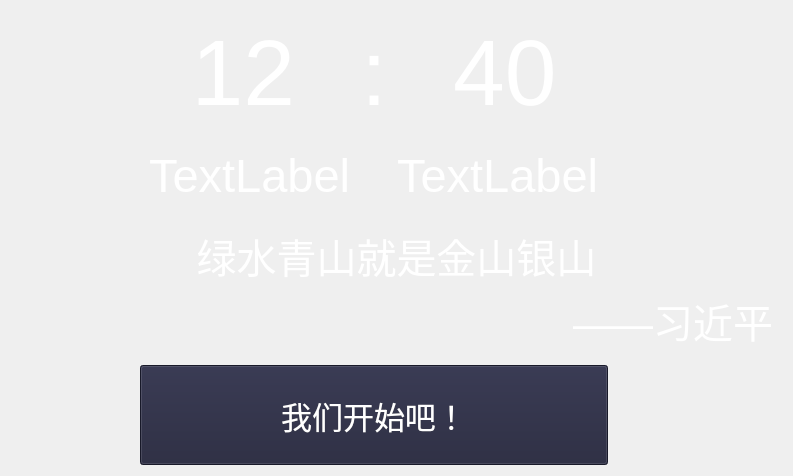
     <widget class="QWidget" name="page_main">
      <property name="styleSheet">
       <string notr="true">#page_main{
		
	background-image: url(:/image/hand.jpg);
}
</string>
      </property>
      <layout class="QGridLayout" name="gridLayout_10">
       <item row="0" column="1">
        <widget class="QWidget" name="widget_9" native="true">
         <layout class="QHBoxLayout" name="horizontalLayout">
          <item>
           <widget class="QLabel" name="lb_hour">
            <property name="font">
             <font>
              <pointsize>70</pointsize>
             </font>
            </property>
            <property name="styleSheet">
             <string notr="true">color: rgb(255, 255, 255);</string>
            </property>
            <property name="text">
             <string>12</string>
            </property>
            <property name="alignment">
             <set>Qt::AlignRight|Qt::AlignTrailing|Qt::AlignVCenter</set>
            </property>
           </widget>
          </item>
          <item>
           <widget class="QLabel" name="lb_betw">
            <property name="font">
             <font>
              <pointsize>70</pointsize>
             </font>
            </property>
            <property name="styleSheet">
             <string notr="true">color: rgb(255, 255, 255);</string>
            </property>
            <property name="text">
             <string>:</string>
            </property>
            <property name="alignment">
             <set>Qt::AlignCenter</set>
            </property>
           </widget>
          </item>
          <item>
           <widget class="QLabel" name="lb_min">
            <property name="font">
             <font>
              <pointsize>70</pointsize>
             </font>
            </property>
            <property name="styleSheet">
             <string notr="true">color: rgb(255, 255, 255);</string>
            </property>
            <property name="text">
             <string>40</string>
            </property>
           </widget>
          </item>
         </layout>
        </widget>
       </item>
       <item row="1" column="0">
        <spacer name="horizontalSpacer_3">
         <property name="orientation">
          <enum>Qt::Horizontal</enum>
         </property>
         <property name="sizeHint" stdset="0">
          <size>
           <width>123</width>
           <height>20</height>
          </size>
         </property>
        </spacer>
       </item>
       <item row="1" column="1">
        <widget class="QWidget" name="widget_10" native="true">
         <layout class="QHBoxLayout" name="horizontalLayout_2">
          <item>
           <widget class="QLabel" name="lb_date">
            <property name="font">
             <font>
              <pointsize>35</pointsize>
             </font>
            </property>
            <property name="styleSheet">
             <string notr="true">color: rgb(255, 255, 255);</string>
            </property>
            <property name="text">
             <string>TextLabel</string>
            </property>
           </widget>
          </item>
          <item>
           <spacer name="horizontalSpacer_2">
            <property name="orientation">
             <enum>Qt::Horizontal</enum>
            </property>
            <property name="sizeHint" stdset="0">
             <size>
              <width>40</width>
              <height>20</height>
             </size>
            </property>
           </spacer>
          </item>
          <item>
           <widget class="QLabel" name="lb_week">
            <property name="font">
             <font>
              <pointsize>35</pointsize>
             </font>
            </property>
            <property name="styleSheet">
             <string notr="true">color: rgb(255, 255, 255);</string>
            </property>
            <property name="text">
             <string>TextLabel</string>
            </property>
           </widget>
          </item>
         </layout>
        </widget>
       </item>
       <item row="1" column="2">
        <spacer name="horizontalSpacer_4">
         <property name="orientation">
          <enum>Qt::Horizontal</enum>
         </property>
         <property name="sizeHint" stdset="0">
          <size>
           <width>168</width>
           <height>20</height>
          </size>
         </property>
        </spacer>
       </item>
       <item row="3" column="1">
        <widget class="QPushButton" name="btn_config">
         <property name="minimumSize">
          <size>
           <width>200</width>
           <height>100</height>
          </size>
         </property>
         <property name="font">
          <font>
           <pointsize>23</pointsize>
          </font>
         </property>
         <property name="styleSheet">
          <string notr="true">color: rgb(255, 255, 255);
background-color: rgb(34, 35, 58)</string>
         </property>
         <property name="text">
          <string>我们开始吧！</string>
         </property>
        </widget>
       </item>
       <item row="2" column="0" colspan="3">
        <widget class="QWidget" name="widget_15" native="true">
         <property name="maximumSize">
          <size>
           <width>16777215</width>
           <height>230</height>
          </size>
         </property>
         <layout class="QVBoxLayout" name="verticalLayout_2">
          <item>
           <widget class="QLabel" name="lb_date_2">
            <property name="font">
             <font>
              <pointsize>30</pointsize>
             </font>
            </property>
            <property name="styleSheet">
             <string notr="true">color: rgb(255, 255, 255)</string>
            </property>
            <property name="text">
             <string>绿水青山就是金山银山</string>
            </property>
            <property name="alignment">
             <set>Qt::AlignCenter</set>
            </property>
           </widget>
          </item>
          <item>
           <widget class="QLabel" name="lb_date_3">
            <property name="font">
             <font>
              <pointsize>30</pointsize>
             </font>
            </property>
            <property name="styleSheet">
             <string notr="true">color: rgb(255, 255, 255);</string>
            </property>
            <property name="text">
             <string>——习近平</string>
            </property>
            <property name="alignment">
             <set>Qt::AlignRight|Qt::AlignTrailing|Qt::AlignVCenter</set>
            </property>
            <property name="margin">
             <number>180</number>
            </property>
           </widget>
          </item>
         </layout>
        </widget>
       </item>
      </layout>
      <zorder>widget_10</zorder>
      <zorder>widget_9</zorder>
      <zorder>btn_config</zorder>
      <zorder>widget_15</zorder>
     </widget>
